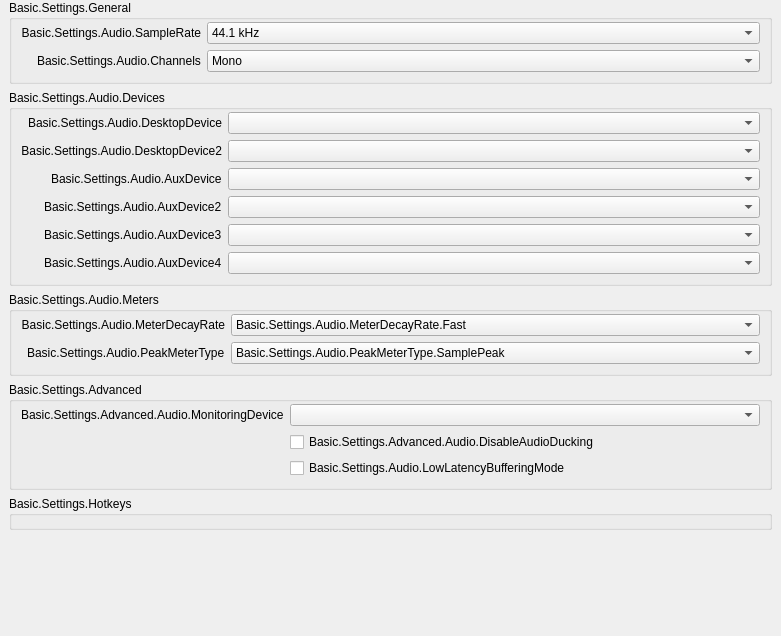
           <widget class="QWidget" name="scrollAreaWidgetContents_50">
            <property name="geometry">
             <rect>
              <x>0</x>
              <y>0</y>
              <width>781</width>
              <height>636</height>
             </rect>
            </property>
            <layout class="QVBoxLayout" name="verticalLayout_50">
             <property name="leftMargin">
              <number>0</number>
             </property>
             <property name="topMargin">
              <number>0</number>
             </property>
             <property name="rightMargin">
              <number>0</number>
             </property>
             <property name="bottomMargin">
              <number>9</number>
             </property>
             <item>
              <widget class="QFrame" name="widget_50">
               <layout class="QVBoxLayout" name="verticalLayout_51">
                <property name="leftMargin">
                 <number>9</number>
                </property>
                <property name="topMargin">
                 <number>0</number>
                </property>
                <property name="bottomMargin">
                 <number>0</number>
                </property>
                <item>
                 <widget class="QGroupBox" name="audioGeneralGroupBox">
                  <property name="title">
                   <string>Basic.Settings.General</string>
                  </property>
                  <layout class="QFormLayout" name="formLayout_52">
                   <property name="fieldGrowthPolicy">
                    <enum>QFormLayout::AllNonFixedFieldsGrow</enum>
                   </property>
                   <property name="labelAlignment">
                    <set>Qt::AlignRight|Qt::AlignTrailing|Qt::AlignVCenter</set>
                   </property>
                   <property name="topMargin">
                    <number>2</number>
                   </property>
                   <item row="0" column="0">
                    <widget class="QLabel" name="label_14">
                     <property name="minimumSize">
                      <size>
                       <width>170</width>
                       <height>0</height>
                      </size>
                     </property>
                     <property name="text">
                      <string>Basic.Settings.Audio.SampleRate</string>
                     </property>
                     <property name="alignment">
                      <set>Qt::AlignRight|Qt::AlignTrailing|Qt::AlignVCenter</set>
                     </property>
                     <property name="buddy">
                      <cstring>sampleRate</cstring>
                     </property>
                    </widget>
                   </item>
                   <item row="0" column="1">
                    <widget class="QComboBox" name="sampleRate">
                     <property name="currentText">
                      <string notr="true">44.1 kHz</string>
                     </property>
                     <property name="currentIndex">
                      <number>0</number>
                     </property>
                     <item>
                      <property name="text">
                       <string>44.1 kHz</string>
                      </property>
                     </item>
                     <item>
                      <property name="text">
                       <string>48 kHz</string>
                      </property>
                     </item>
                    </widget>
                   </item>
                   <item row="1" column="0">
                    <widget class="QLabel" name="label_15">
                     <property name="text">
                      <string>Basic.Settings.Audio.Channels</string>
                     </property>
                     <property name="buddy">
                      <cstring>channelSetup</cstring>
                     </property>
                    </widget>
                   </item>
                   <item row="1" column="1">
                    <widget class="QComboBox" name="channelSetup">
                     <property name="currentText">
                      <string>Mono</string>
                     </property>
                     <property name="currentIndex">
                      <number>0</number>
                     </property>
                     <item>
                      <property name="text">
                       <string>Mono</string>
                      </property>
                     </item>
                     <item>
                      <property name="text">
                       <string>Stereo</string>
                      </property>
                     </item>
                     <item>
                      <property name="text">
                       <string>2.1</string>
                      </property>
                     </item>
                     <item>
                      <property name="text">
                       <string>4.0</string>
                      </property>
                     </item>
                     <item>
                      <property name="text">
                       <string>4.1</string>
                      </property>
                     </item>
                     <item>
                      <property name="text">
                       <string>5.1</string>
                      </property>
                     </item>
                     <item>
                      <property name="text">
                       <string>7.1</string>
                      </property>
                     </item>
                    </widget>
                   </item>
                  </layout>
                 </widget>
                </item>
                <item>
                 <widget class="QGroupBox" name="audioDevicesGroupBox">
                  <property name="title">
                   <string>Basic.Settings.Audio.Devices</string>
                  </property>
                  <layout class="QFormLayout" name="formLayout_53">
                   <property name="fieldGrowthPolicy">
                    <enum>QFormLayout::AllNonFixedFieldsGrow</enum>
                   </property>
                   <property name="labelAlignment">
                    <set>Qt::AlignRight|Qt::AlignTrailing|Qt::AlignVCenter</set>
                   </property>
                   <property name="topMargin">
                    <number>2</number>
                   </property>
                   <item row="0" column="0">
                    <widget class="QLabel" name="label_2">
                     <property name="minimumSize">
                      <size>
                       <width>170</width>
                       <height>0</height>
                      </size>
                     </property>
                     <property name="text">
                      <string>Basic.Settings.Audio.DesktopDevice</string>
                     </property>
                     <property name="alignment">
                      <set>Qt::AlignRight|Qt::AlignTrailing|Qt::AlignVCenter</set>
                     </property>
                     <property name="buddy">
                      <cstring>desktopAudioDevice1</cstring>
                     </property>
                    </widget>
                   </item>
                   <item row="0" column="1">
                    <widget class="QComboBox" name="desktopAudioDevice1">
                     <property name="enabled">
                      <bool>true</bool>
                     </property>
                    </widget>
                   </item>
                   <item row="1" column="0">
                    <widget class="QLabel" name="label_3">
                     <property name="text">
                      <string>Basic.Settings.Audio.DesktopDevice2</string>
                     </property>
                     <property name="alignment">
                      <set>Qt::AlignRight|Qt::AlignTrailing|Qt::AlignVCenter</set>
                     </property>
                     <property name="buddy">
                      <cstring>desktopAudioDevice2</cstring>
                     </property>
                    </widget>
                   </item>
                   <item row="1" column="1">
                    <widget class="QComboBox" name="desktopAudioDevice2">
                     <property name="enabled">
                      <bool>true</bool>
                     </property>
                    </widget>
                   </item>
                   <item row="2" column="0">
                    <widget class="QLabel" name="label_4">
                     <property name="text">
                      <string>Basic.Settings.Audio.AuxDevice</string>
                     </property>
                     <property name="buddy">
                      <cstring>auxAudioDevice1</cstring>
                     </property>
                    </widget>
                   </item>
                   <item row="2" column="1">
                    <widget class="QComboBox" name="auxAudioDevice1">
                     <property name="enabled">
                      <bool>true</bool>
                     </property>
                    </widget>
                   </item>
                   <item row="3" column="0">
                    <widget class="QLabel" name="label_5">
                     <property name="text">
                      <string>Basic.Settings.Audio.AuxDevice2</string>
                     </property>
                     <property name="buddy">
                      <cstring>auxAudioDevice2</cstring>
                     </property>
                    </widget>
                   </item>
                   <item row="3" column="1">
                    <widget class="QComboBox" name="auxAudioDevice2">
                     <property name="enabled">
                      <bool>true</bool>
                     </property>
                    </widget>
                   </item>
                   <item row="4" column="0">
                    <widget class="QLabel" name="label_6">
                     <property name="text">
                      <string>Basic.Settings.Audio.AuxDevice3</string>
                     </property>
                     <property name="buddy">
                      <cstring>auxAudioDevice3</cstring>
                     </property>
                    </widget>
                   </item>
                   <item row="4" column="1">
                    <widget class="QComboBox" name="auxAudioDevice3">
                     <property name="enabled">
                      <bool>true</bool>
                     </property>
                    </widget>
                   </item>
                   <item row="5" column="1">
                    <widget class="QComboBox" name="auxAudioDevice4">
                     <property name="enabled">
                      <bool>true</bool>
                     </property>
                    </widget>
                   </item>
                   <item row="5" column="0">
                    <widget class="QLabel" name="label_67">
                     <property name="text">
                      <string>Basic.Settings.Audio.AuxDevice4</string>
                     </property>
                     <property name="buddy">
                      <cstring>auxAudioDevice4</cstring>
                     </property>
                    </widget>
                   </item>
                  </layout>
                 </widget>
                </item>
                <item>
                 <widget class="QGroupBox" name="audioMetersGroupBox">
                  <property name="title">
                   <string>Basic.Settings.Audio.Meters</string>
                  </property>
                  <layout class="QFormLayout" name="formLayout_54">
                   <property name="fieldGrowthPolicy">
                    <enum>QFormLayout::AllNonFixedFieldsGrow</enum>
                   </property>
                   <property name="labelAlignment">
                    <set>Qt::AlignRight|Qt::AlignTrailing|Qt::AlignVCenter</set>
                   </property>
                   <property name="topMargin">
                    <number>2</number>
                   </property>
                   <item row="0" column="0">
                    <widget class="QLabel" name="label_65">
                     <property name="minimumSize">
                      <size>
                       <width>170</width>
                       <height>0</height>
                      </size>
                     </property>
                     <property name="text">
                      <string>Basic.Settings.Audio.MeterDecayRate</string>
                     </property>
                     <property name="alignment">
                      <set>Qt::AlignRight|Qt::AlignTrailing|Qt::AlignVCenter</set>
                     </property>
                     <property name="buddy">
                      <cstring>meterDecayRate</cstring>
                     </property>
                    </widget>
                   </item>
                   <item row="0" column="1">
                    <widget class="QComboBox" name="meterDecayRate">
                     <property name="currentText">
                      <string>Basic.Settings.Audio.MeterDecayRate.Fast</string>
                     </property>
                     <property name="currentIndex">
                      <number>0</number>
                     </property>
                     <item>
                      <property name="text">
                       <string>Basic.Settings.Audio.MeterDecayRate.Fast</string>
                      </property>
                     </item>
                     <item>
                      <property name="text">
                       <string>Basic.Settings.Audio.MeterDecayRate.Medium</string>
                      </property>
                     </item>
                     <item>
                      <property name="text">
                       <string>Basic.Settings.Audio.MeterDecayRate.Slow</string>
                      </property>
                     </item>
                    </widget>
                   </item>
                   <item row="1" column="0">
                    <widget class="QLabel" name="label_66">
                     <property name="text">
                      <string>Basic.Settings.Audio.PeakMeterType</string>
                     </property>
                     <property name="buddy">
                      <cstring>peakMeterType</cstring>
                     </property>
                    </widget>
                   </item>
                   <item row="1" column="1">
                    <widget class="QComboBox" name="peakMeterType">
                     <property name="currentIndex">
                      <number>0</number>
                     </property>
                     <item>
                      <property name="text">
                       <string>Basic.Settings.Audio.PeakMeterType.SamplePeak</string>
                      </property>
                     </item>
                     <item>
                      <property name="text">
                       <string>Basic.Settings.Audio.PeakMeterType.TruePeak</string>
                      </property>
                     </item>
                    </widget>
                   </item>
                  </layout>
                 </widget>
                </item>
                <item>
                 <widget class="QGroupBox" name="audioAdvGroupBox">
                  <property name="title">
                   <string>Basic.Settings.Advanced</string>
                  </property>
                  <layout class="QFormLayout" name="formLayout_56">
                   <property name="fieldGrowthPolicy">
                    <enum>QFormLayout::AllNonFixedFieldsGrow</enum>
                   </property>
                   <property name="labelAlignment">
                    <set>Qt::AlignRight|Qt::AlignTrailing|Qt::AlignVCenter</set>
                   </property>
                   <property name="topMargin">
                    <number>2</number>
                   </property>
                   <item row="0" column="0">
                    <widget class="QLabel" name="monitoringDeviceLabel">
                     <property name="text">
                      <string>Basic.Settings.Advanced.Audio.MonitoringDevice</string>
                     </property>
                     <property name="buddy">
                      <cstring>monitoringDevice</cstring>
                     </property>
                    </widget>
                   </item>
                   <item row="0" column="1">
                    <widget class="QComboBox" name="monitoringDevice"/>
                   </item>
                   <item row="1" column="1">
                    <widget class="QCheckBox" name="disableAudioDucking">
                     <property name="text">
                      <string>Basic.Settings.Advanced.Audio.DisableAudioDucking</string>
                     </property>
                    </widget>
                   </item>
                   <item row="2" column="0">
                    <spacer name="horizontalSpacer_11">
                     <property name="orientation">
                      <enum>Qt::Horizontal</enum>
                     </property>
                     <property name="sizeHint" stdset="0">
                      <size>
                       <width>170</width>
                       <height>20</height>
                      </size>
                     </property>
                    </spacer>
                   </item>
                   <item row="2" column="1">
                    <widget class="QCheckBox" name="lowLatencyBuffering">
                     <property name="text">
                      <string>Basic.Settings.Audio.LowLatencyBufferingMode</string>
                     </property>
                    </widget>
                   </item>
                  </layout>
                 </widget>
                </item>
                <item>
                 <widget class="QGroupBox" name="audioHotkeysGroupBox">
                  <property name="title">
                   <string>Basic.Settings.Hotkeys</string>
                  </property>
                  <layout class="QFormLayout" name="audioSourceLayout">
                   <property name="fieldGrowthPolicy">
                    <enum>QFormLayout::AllNonFixedFieldsGrow</enum>
                   </property>
                   <property name="labelAlignment">
                    <set>Qt::AlignRight|Qt::AlignTrailing|Qt::AlignVCenter</set>
                   </property>
                   <property name="topMargin">
                    <number>2</number>
                   </property>
                  </layout>
                 </widget>
                </item>
                <item>
                 <spacer name="verticalSpacer_4">
                  <property name="orientation">
                   <enum>Qt::Vertical</enum>
                  </property>
                  <property name="sizeHint" stdset="0">
                   <size>
                    <width>20</width>
                    <height>0</height>
                   </size>
                  </property>
                 </spacer>
                </item>
               </layout>
              </widget>
             </item>
            </layout>
           </widget>
